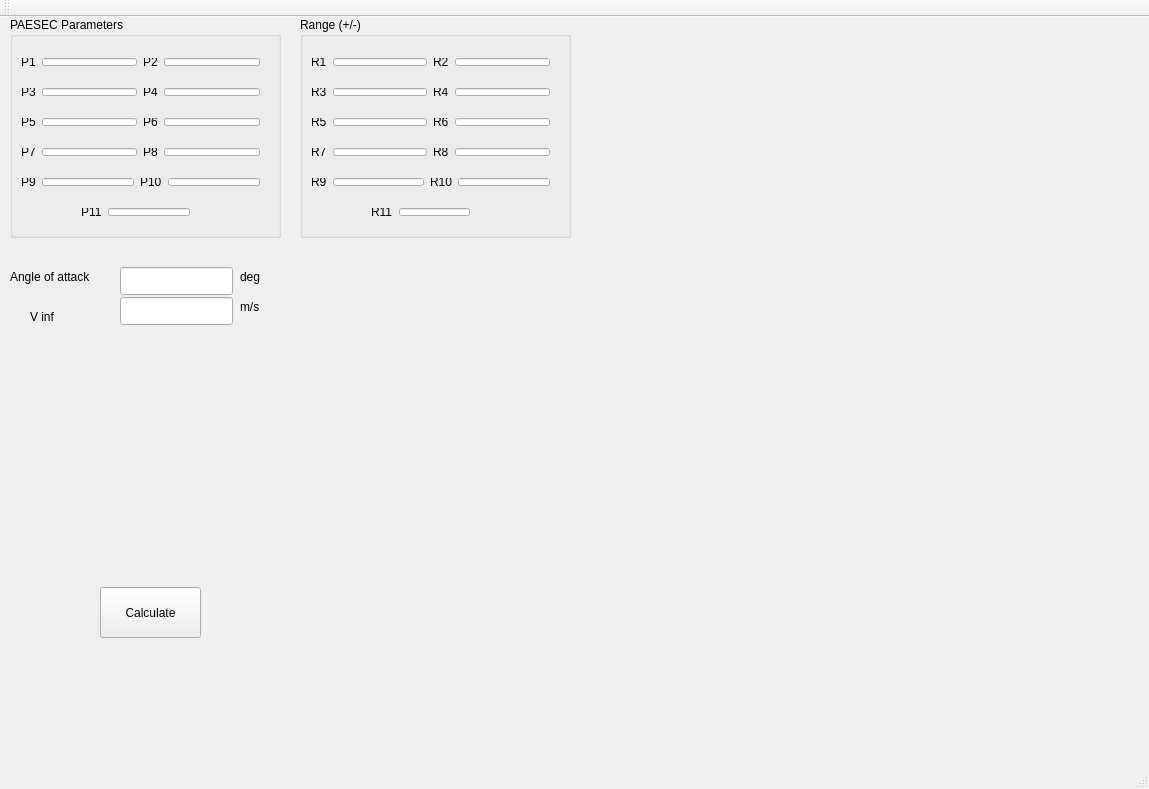
<?xml version="1.0" encoding="UTF-8"?>
<ui version="4.0">
 <class>MainWindow</class>
 <widget class="QMainWindow" name="MainWindow">
  <property name="geometry">
   <rect>
    <x>0</x>
    <y>0</y>
    <width>1149</width>
    <height>789</height>
   </rect>
  </property>
  <property name="windowTitle">
   <string>MainWindow</string>
  </property>
  <widget class="QWidget" name="centralWidget">
   <widget class="QLabel" name="label">
    <property name="geometry">
     <rect>
      <x>30</x>
      <y>290</y>
      <width>63</width>
      <height>20</height>
     </rect>
    </property>
    <property name="text">
     <string>V inf</string>
    </property>
   </widget>
   <widget class="QLabel" name="label_2">
    <property name="geometry">
     <rect>
      <x>290</x>
      <y>50</y>
      <width>63</width>
      <height>20</height>
     </rect>
    </property>
    <property name="text">
     <string/>
    </property>
   </widget>
   <widget class="QLabel" name="label_3">
    <property name="geometry">
     <rect>
      <x>10</x>
      <y>250</y>
      <width>111</width>
      <height>20</height>
     </rect>
    </property>
    <property name="text">
     <string>Angle of attack</string>
    </property>
   </widget>
   <widget class="QPushButton" name="pushButton">
    <property name="geometry">
     <rect>
      <x>100</x>
      <y>570</y>
      <width>101</width>
      <height>51</height>
     </rect>
    </property>
    <property name="text">
     <string>Calculate</string>
    </property>
   </widget>
   <widget class="QLabel" name="cl">
    <property name="geometry">
     <rect>
      <x>50</x>
      <y>360</y>
      <width>231</width>
      <height>31</height>
     </rect>
    </property>
    <property name="text">
     <string/>
    </property>
   </widget>
   <widget class="QGroupBox" name="groupBox">
    <property name="geometry">
     <rect>
      <x>10</x>
      <y>0</y>
      <width>271</width>
      <height>221</height>
     </rect>
    </property>
    <property name="title">
     <string>PAESEC Parameters </string>
    </property>
    <widget class="QWidget" name="layoutWidget">
     <property name="geometry">
      <rect>
       <x>0</x>
       <y>30</y>
       <width>261</width>
       <height>30</height>
      </rect>
     </property>
     <layout class="QHBoxLayout" name="horizontalLayout">
      <item>
       <widget class="QLabel" name="label_4">
        <property name="text">
         <string>P1</string>
        </property>
       </widget>
      </item>
      <item>
       <widget class="QLineEdit" name="P1"/>
      </item>
      <item>
       <widget class="QLabel" name="label_5">
        <property name="text">
         <string>P2</string>
        </property>
       </widget>
      </item>
      <item>
       <widget class="QLineEdit" name="P2"/>
      </item>
     </layout>
    </widget>
    <widget class="QWidget" name="layoutWidget">
     <property name="geometry">
      <rect>
       <x>0</x>
       <y>60</y>
       <width>261</width>
       <height>30</height>
      </rect>
     </property>
     <layout class="QHBoxLayout" name="horizontalLayout_2">
      <item>
       <widget class="QLabel" name="label_8">
        <property name="text">
         <string>P3</string>
        </property>
       </widget>
      </item>
      <item>
       <widget class="QLineEdit" name="P3"/>
      </item>
      <item>
       <widget class="QLabel" name="label_9">
        <property name="text">
         <string>P4</string>
        </property>
       </widget>
      </item>
      <item>
       <widget class="QLineEdit" name="P4"/>
      </item>
     </layout>
    </widget>
    <widget class="QWidget" name="layoutWidget">
     <property name="geometry">
      <rect>
       <x>0</x>
       <y>90</y>
       <width>261</width>
       <height>30</height>
      </rect>
     </property>
     <layout class="QHBoxLayout" name="horizontalLayout_3">
      <item>
       <widget class="QLabel" name="label_10">
        <property name="text">
         <string>P5</string>
        </property>
       </widget>
      </item>
      <item>
       <widget class="QLineEdit" name="P5"/>
      </item>
      <item>
       <widget class="QLabel" name="label_16">
        <property name="text">
         <string>P6</string>
        </property>
       </widget>
      </item>
      <item>
       <widget class="QLineEdit" name="P6"/>
      </item>
     </layout>
    </widget>
    <widget class="QWidget" name="layoutWidget">
     <property name="geometry">
      <rect>
       <x>0</x>
       <y>120</y>
       <width>261</width>
       <height>30</height>
      </rect>
     </property>
     <layout class="QHBoxLayout" name="horizontalLayout_4">
      <item>
       <widget class="QLabel" name="label_11">
        <property name="text">
         <string>P7</string>
        </property>
       </widget>
      </item>
      <item>
       <widget class="QLineEdit" name="P7"/>
      </item>
      <item>
       <widget class="QLabel" name="label_13">
        <property name="text">
         <string>P8</string>
        </property>
       </widget>
      </item>
      <item>
       <widget class="QLineEdit" name="P8"/>
      </item>
     </layout>
    </widget>
    <widget class="QWidget" name="layoutWidget">
     <property name="geometry">
      <rect>
       <x>0</x>
       <y>150</y>
       <width>261</width>
       <height>30</height>
      </rect>
     </property>
     <layout class="QHBoxLayout" name="horizontalLayout_5">
      <item>
       <widget class="QLabel" name="label_12">
        <property name="text">
         <string>P9</string>
        </property>
       </widget>
      </item>
      <item>
       <widget class="QLineEdit" name="P9"/>
      </item>
      <item>
       <widget class="QLabel" name="label_15">
        <property name="text">
         <string>P10</string>
        </property>
       </widget>
      </item>
      <item>
       <widget class="QLineEdit" name="P10"/>
      </item>
     </layout>
    </widget>
    <widget class="QWidget" name="layoutWidget">
     <property name="geometry">
      <rect>
       <x>60</x>
       <y>180</y>
       <width>131</width>
       <height>30</height>
      </rect>
     </property>
     <layout class="QHBoxLayout" name="horizontalLayout_6">
      <item>
       <widget class="QLabel" name="label_14">
        <property name="text">
         <string>P11</string>
        </property>
       </widget>
      </item>
      <item>
       <widget class="QLineEdit" name="P11"/>
      </item>
     </layout>
    </widget>
   </widget>
   <widget class="QGroupBox" name="groupBox_2">
    <property name="geometry">
     <rect>
      <x>300</x>
      <y>0</y>
      <width>271</width>
      <height>221</height>
     </rect>
    </property>
    <property name="title">
     <string>Range (+/-)</string>
    </property>
    <widget class="QWidget" name="layoutWidget">
     <property name="geometry">
      <rect>
       <x>0</x>
       <y>30</y>
       <width>261</width>
       <height>30</height>
      </rect>
     </property>
     <layout class="QHBoxLayout" name="horizontalLayout_7">
      <item>
       <widget class="QLabel" name="label_17">
        <property name="text">
         <string>R1</string>
        </property>
       </widget>
      </item>
      <item>
       <widget class="QLineEdit" name="R1"/>
      </item>
      <item>
       <widget class="QLabel" name="label_18">
        <property name="text">
         <string>R2</string>
        </property>
       </widget>
      </item>
      <item>
       <widget class="QLineEdit" name="R2"/>
      </item>
     </layout>
    </widget>
    <widget class="QWidget" name="layoutWidget_2">
     <property name="geometry">
      <rect>
       <x>0</x>
       <y>60</y>
       <width>261</width>
       <height>30</height>
      </rect>
     </property>
     <layout class="QHBoxLayout" name="horizontalLayout_8">
      <item>
       <widget class="QLabel" name="label_19">
        <property name="text">
         <string>R3</string>
        </property>
       </widget>
      </item>
      <item>
       <widget class="QLineEdit" name="R3"/>
      </item>
      <item>
       <widget class="QLabel" name="label_20">
        <property name="text">
         <string>R4</string>
        </property>
       </widget>
      </item>
      <item>
       <widget class="QLineEdit" name="R4"/>
      </item>
     </layout>
    </widget>
    <widget class="QWidget" name="layoutWidget_3">
     <property name="geometry">
      <rect>
       <x>0</x>
       <y>90</y>
       <width>261</width>
       <height>30</height>
      </rect>
     </property>
     <layout class="QHBoxLayout" name="horizontalLayout_9">
      <item>
       <widget class="QLabel" name="label_21">
        <property name="text">
         <string>R5</string>
        </property>
       </widget>
      </item>
      <item>
       <widget class="QLineEdit" name="R5"/>
      </item>
      <item>
       <widget class="QLabel" name="label_22">
        <property name="text">
         <string>R6</string>
        </property>
       </widget>
      </item>
      <item>
       <widget class="QLineEdit" name="R6"/>
      </item>
     </layout>
    </widget>
    <widget class="QWidget" name="layoutWidget_4">
     <property name="geometry">
      <rect>
       <x>0</x>
       <y>120</y>
       <width>261</width>
       <height>30</height>
      </rect>
     </property>
     <layout class="QHBoxLayout" name="horizontalLayout_10">
      <item>
       <widget class="QLabel" name="label_23">
        <property name="text">
         <string>R7</string>
        </property>
       </widget>
      </item>
      <item>
       <widget class="QLineEdit" name="R7"/>
      </item>
      <item>
       <widget class="QLabel" name="label_24">
        <property name="text">
         <string>R8</string>
        </property>
       </widget>
      </item>
      <item>
       <widget class="QLineEdit" name="R8"/>
      </item>
     </layout>
    </widget>
    <widget class="QWidget" name="layoutWidget_5">
     <property name="geometry">
      <rect>
       <x>0</x>
       <y>150</y>
       <width>261</width>
       <height>30</height>
      </rect>
     </property>
     <layout class="QHBoxLayout" name="horizontalLayout_11">
      <item>
       <widget class="QLabel" name="label_25">
        <property name="text">
         <string>R9</string>
        </property>
       </widget>
      </item>
      <item>
       <widget class="QLineEdit" name="R9"/>
      </item>
      <item>
       <widget class="QLabel" name="label_26">
        <property name="text">
         <string>R10</string>
        </property>
       </widget>
      </item>
      <item>
       <widget class="QLineEdit" name="R10"/>
      </item>
     </layout>
    </widget>
    <widget class="QWidget" name="layoutWidget_6">
     <property name="geometry">
      <rect>
       <x>60</x>
       <y>180</y>
       <width>121</width>
       <height>30</height>
      </rect>
     </property>
     <layout class="QHBoxLayout" name="horizontalLayout_12">
      <item>
       <widget class="QLabel" name="label_27">
        <property name="text">
         <string>R11</string>
        </property>
       </widget>
      </item>
      <item>
       <widget class="QLineEdit" name="R11"/>
      </item>
     </layout>
    </widget>
   </widget>
   <widget class="QLineEdit" name="AOA">
    <property name="geometry">
     <rect>
      <x>120</x>
      <y>250</y>
      <width>113</width>
      <height>28</height>
     </rect>
    </property>
   </widget>
   <widget class="QLineEdit" name="uinf">
    <property name="geometry">
     <rect>
      <x>120</x>
      <y>280</y>
      <width>113</width>
      <height>28</height>
     </rect>
    </property>
   </widget>
   <widget class="QLabel" name="label_28">
    <property name="geometry">
     <rect>
      <x>240</x>
      <y>250</y>
      <width>31</width>
      <height>20</height>
     </rect>
    </property>
    <property name="text">
     <string>deg</string>
    </property>
   </widget>
   <widget class="QLabel" name="label_29">
    <property name="geometry">
     <rect>
      <x>240</x>
      <y>280</y>
      <width>63</width>
      <height>20</height>
     </rect>
    </property>
    <property name="text">
     <string>m/s</string>
    </property>
   </widget>
   <widget class="QLabel" name="cl_2">
    <property name="geometry">
     <rect>
      <x>50</x>
      <y>410</y>
      <width>231</width>
      <height>31</height>
     </rect>
    </property>
    <property name="text">
     <string/>
    </property>
   </widget>
  </widget>
  <widget class="QMenuBar" name="menuBar">
   <property name="geometry">
    <rect>
     <x>0</x>
     <y>0</y>
     <width>1149</width>
     <height>25</height>
    </rect>
   </property>
  </widget>
  <widget class="QToolBar" name="mainToolBar">
   <attribute name="toolBarArea">
    <enum>TopToolBarArea</enum>
   </attribute>
   <attribute name="toolBarBreak">
    <bool>false</bool>
   </attribute>
  </widget>
  <widget class="QStatusBar" name="statusBar"/>
 </widget>
 <layoutdefault spacing="6" margin="11"/>
 <resources/>
 <connections/>
</ui>
